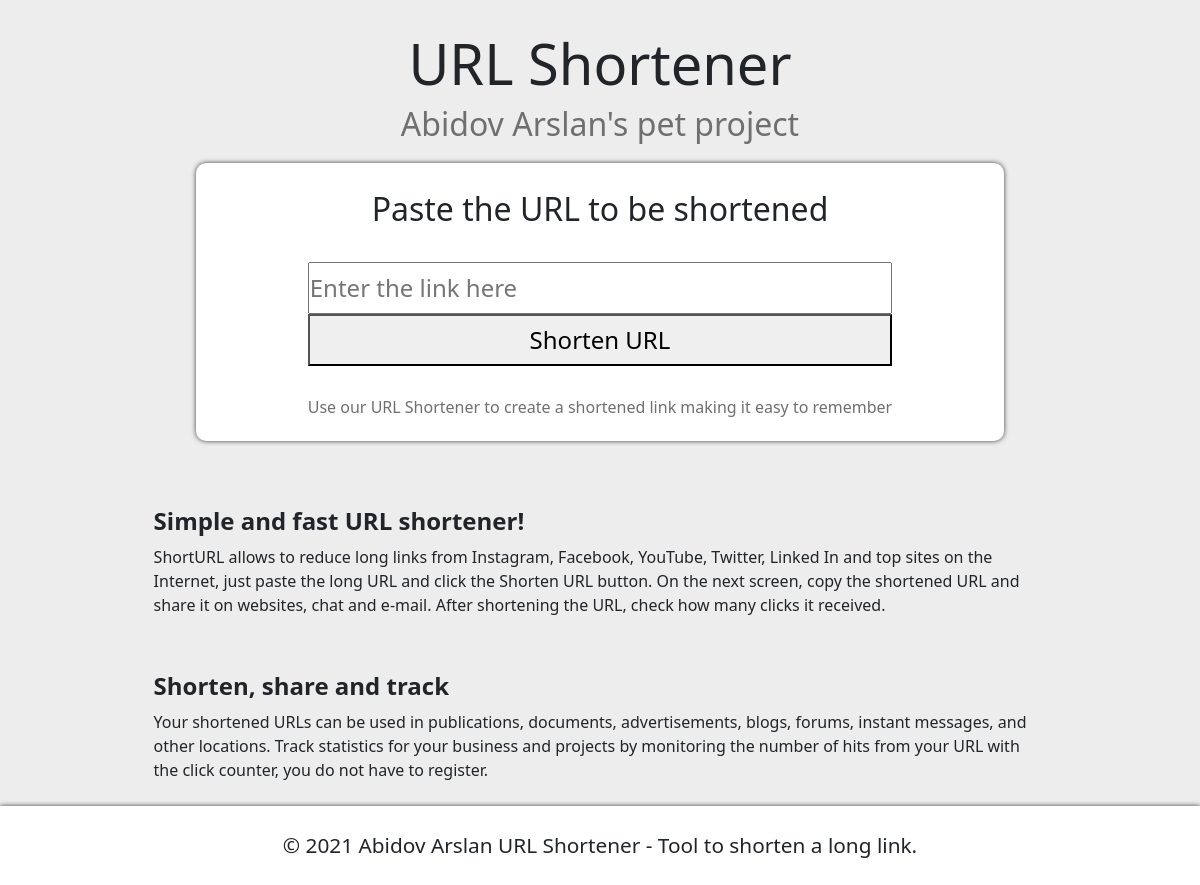
The page / on the database its author committed.
### url_shortener/shortener/models.py (models this page shows, shortened)
class IndexPageText(SingletonModel):
    under_form_text = models.TextField(verbose_name="Text under the form")
    after_form_text_title1 = models.CharField(
        verbose_name="First text title after the form", max_length=255
    )
    after_form_text_title2 = models.CharField(
        verbose_name="Second text title after the form", max_length=255
    )
    after_form_text_description1 = models.TextField(
        verbose_name="First text description after the form"
    )
    after_form_text_description2 = models.TextField(
        verbose_name="Second text description after the form"
    )
    copyright_text = models.TextField(verbose_name="Copyright text")
    class Meta:
        verbose_name = "Index Page Texts"

### url_shortener/shortener/views.py (the view, shortened to what this page needs)
# urls.py: path("", IndexView.as_view(), name="home"),
class IndexView(CreateView):
    template_name = "pages/home.html"
    form_class = LinkForm
    def get_context_data(self, **kwargs):
        context = super(IndexView, self).get_context_data()
        context["texts"] = IndexPageText.objects.get()
        return context

### url_shortener/shortener/forms.py
class LinkForm(forms.ModelForm):
    class Meta:
        model = Link
        fields = ["url"]
        widgets = {
            "url": forms.URLInput(
                attrs={
                    "type": "url",
                    "class": "url-form-input form-component",
                    "placeholder": "Enter the link here",
                }
            )
        }

### url_shortener/utils/context_processors.py (called while the page is built)
def settings_context(_request):
    return {"DEBUG": settings.DEBUG}

### url_shortener/templates/pages/home.html
{% extends "base.html" %}
{% block content %}
  <main class="container">
        <header class="header">
            <h1>URL Shortener</h1>
            <h2>Abidov Arslan's pet project</h2>
        </header>
        <section class="d-flex justify-content-center url-form">
            <form method="POST" class="">{% csrf_token %}
                <div class="url-form-title">
                    Paste the URL to be shortened
                </div>
                {{ form.url }}
                <button type="submit" class="url-form-button form-component">Shorten URL</button>
                <div class="url-form-description">
                    {{ texts.under_form_text }}
                </div>
            </form>
        </section>
        <section class="d-flex flex-column justify-content-center advantages">
            <div class="advantages-item">
                <div class="advantages-item-title">{{ texts.after_form_text_title1 }}</div>
                <div class="advantages-item-description">{{ texts.after_form_text_description1 }}</div>
            </div>
            <div class="advantages-item">
                <div class="advantages-item-title">{{ texts.after_form_text_title2 }}</div>
                <div class="advantages-item-description">{{ texts.after_form_text_description2 }}</div>
            </div>
        </section>
    </main>
    <footer class="d-flex flex-column justify-content-center footer">
        © {{ texts.copyright_text }}
    </footer>
{% endblock content %}

### url_shortener/templates/base.html (shortened to what this page needs)
{% load static i18n compress %}
<!DOCTYPE html>
<html lang="en">
  <head>
    {% block css %}
    {% compress css %}
    <link href="https://cdn.jsdelivr.net/npm/bootstrap@5.0.2/dist/css/bootstrap.min.css" rel="stylesheet">
    <link href="{% static 'css/project.css' %}" rel="stylesheet">{% endcompress %}
    {% endblock %}
  </head>
  <body>
      {% block content %}
      {% endblock content %}
  </body>
</html>

### url_shortener/static/css/project.css (style rules this page uses)
body { background-color: #ededed; }
.header { margin-top: 30px; }
.header h1 { text-align: center; font-size: 3.5rem; }
.header h2 { text-align: center; color: #6f6f6f; }
.url-form-title { font-size: 2rem; margin-bottom: 5%; text-align: center; }
.url-form-description { text-align: center; margin-top: 5%; color: #6f6f6f; }
.url-form form { margin: 1% 0; padding: 2% 10%; background-color: #ffffff; border-radius: 10px; box-shadow: 0px 0px 5px 0px rgba(0,0,0,0.75); -webkit-box-shadow: 0px 0px 5px 0px rgba(0,0,0,0.75); -moz-box-shadow: 0px 0px 5px 0px rgba(0,0,0,0.75); }
.url-form-input { width: 100%; padding: 1% 0; }
.url-form-button { width: 100%; padding: 1% 0; }
.form-component { font-size: 1.5rem; }
.advantages { margin: 0 auto; width: 80%; }
.advantages-item { margin-top: 5%; }
.advantages-item-title { font-size: 1.5rem; font-weight: 700; line-height: 2; }
.footer { background-color: #ffffff; font-size: 1.3rem; padding: 2% 0; margin-top: 2%; text-align: center; box-shadow: 0px 0px 5px 0px rgba(0,0,0,0.75); -webkit-box-shadow: 0px 0px 5px 0px rgba(0,0,0,0.75); -moz-box-shadow: 0px 0px 5px 0px rgba(0,0,0,0.75); }

### rows shown on the page
IndexPageText: under_form_text "Use our URL Shortener to create a shortened link making it easy to remember", after_form_text_title1 "Simple and fast URL shortener!", after_form_text_description1 "ShortURL allows to reduce long links from Instagram, Facebook, YouTube, Twitter, Linked In and top sites on the Internet, just paste the long URL and click the Shorten URL button. On the next screen, copy the shortened URL and share it on websites, chat and e-mail. After shortening the URL, check how many clicks it received.", after_form_text_title2 "Shorten, share and track", after_form_text_description2 "Your shortened URLs can be used in publications, documents, advertisements, blogs, forums, instant messages, and other locations. Track statistics for your business and projects by monitoring the number of hits from your URL with the click counter, you do not have to register.", copyright_text "2021 Abidov Arslan URL Shortener - Tool to shorten a long link."
